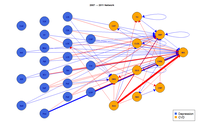
#> input picture Cross_Lagged_Model/images/network_20072011.png, 200 x 133 px, shrunk from 1200 x 800 before the run
$ jupyter execute --allow-errors 'Cross-Lagged Model Demo.ipynb'
#> lines starting #> are read from the running program, lines starting #| are printed output that depends on the picture
[cell 1]
import pandas as pd
import matplotlib.pyplot as plt
from preprocess import *
from descriptive import *
from PIL import Image

# Introduction
Demo file for showing the results of the Cross-Lagged Model based on the Young Finnish Study

#> (a cell that did not finish here is left out)

#> (a cell that did not finish here is left out)

# Descriptives

#> (a cell that did not finish here is left out)

#> (a cell that did not finish here is left out)

----------

#> (a cell that did not finish here is left out)

#> (a cell that did not finish here is left out)

#> (a cell that did not finish here is left out)

#> (a cell that did not finish here is left out)

# Results
## Network

[cell 10]
image1 = Image.open('../images/network_20072011.png')
#> image1 is the input picture: PIL image 200x133 RGB; mean R, G, B 237.3, 231.8, 238.8
image2 = Image.open('../images/network_20072011_reduced.png')
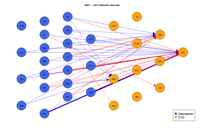
#> input picture Cross_Lagged_Model/images/network_20072011_reduced.png, 200 x 133 px, shrunk from 1200 x 800 before the run
#> image2 is the input picture: PIL image 200x133 RGB; mean R, G, B 238.5, 234.9, 240.7

fig, axs = plt.subplots(1, 2, figsize=(30, 20))

axs[0].imshow(image1)
axs[0].axis('off')
axs[1].imshow(image2)
axs[1].axis('off')
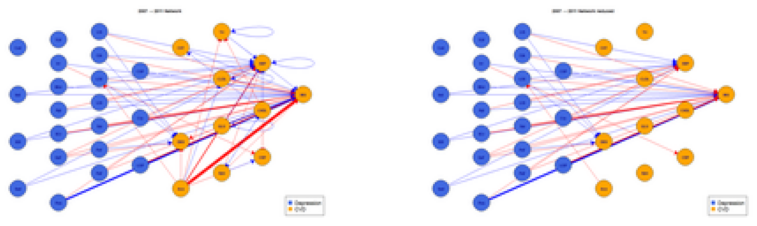
#> figure drawn by matplotlib, 2 panels

[cell 11]
plt.show()

[cell 12]
image1 = Image.open('../images/network_20112012.png')
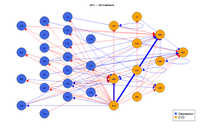
#> input picture Cross_Lagged_Model/images/network_20112012.png, 200 x 133 px, shrunk from 1200 x 800 before the run
#> image1 is the input picture: PIL image 200x133 RGB; mean R, G, B 237.7, 233.6, 240.4
image2 = Image.open('../images/network_20112012_reduced.png')
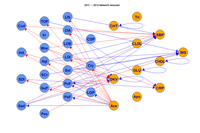
#> input picture Cross_Lagged_Model/images/network_20112012_reduced.png, 200 x 133 px, shrunk from 1200 x 800 before the run
#> image2 is the input picture: PIL image 200x133 RGB; mean R, G, B 239.8, 237.1, 242.1

fig, axs = plt.subplots(1, 2, figsize=(30, 20))

axs[0].imshow(image1)
axs[0].axis('off')
axs[1].imshow(image2)
axs[1].axis('off')

## Centrality metrics

[cell 13]
image = Image.open('../images/centrality_plot.png')
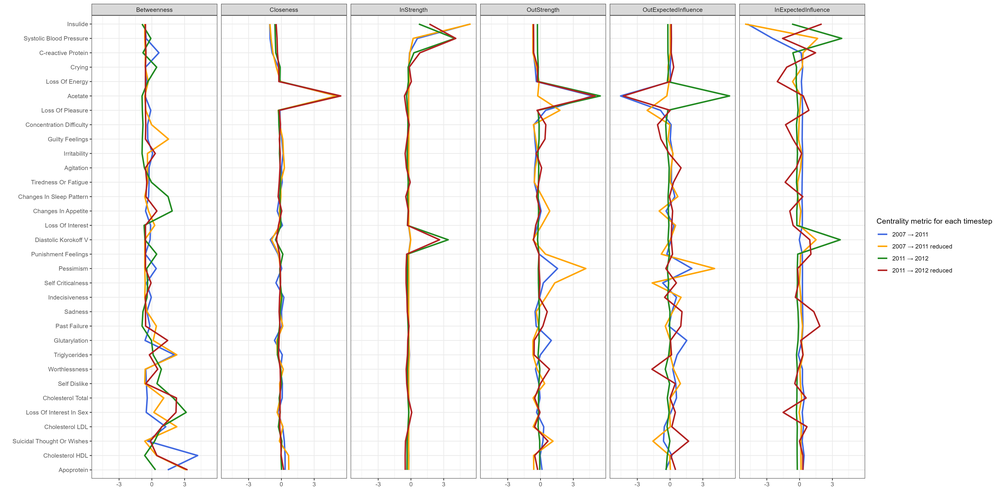
#> input picture Cross_Lagged_Model/images/centrality_plot.png, 1000 x 500 px, shrunk from 6000 x 3000 before the run
#> image is the input picture: PIL image 1000x500 RGB; mean R, G, B 247.2, 246.1, 244.7
plt.figure(figsize=(40, 20))

plt.imshow(image)
plt.axis('off')
plt.show()

## Stability of edge weight

[cell 14]
image1 = Image.open('../images/bootWeights_20072011.png')
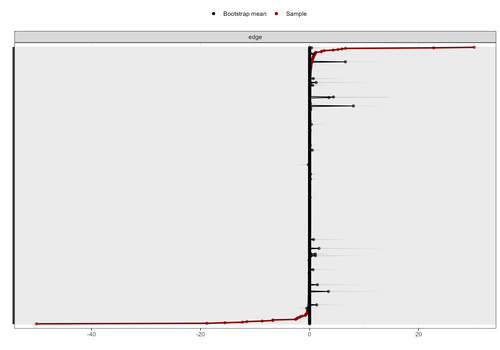
#> input picture Cross_Lagged_Model/images/bootWeights_20072011.png, 500 x 350 px, shrunk from 3000 x 2100 before the run
#> image1 is the input picture: PIL image 500x350 RGB; mean R, G, B 234.6, 234, 234
#> (the rest of this cell did not finish here and is left out)
